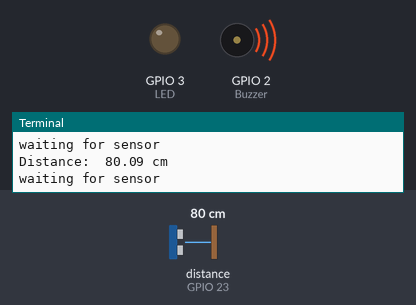
Recording of a program running on a simulated Raspberry Pi (BCM pin numbers). Parts: output pins drawn as LEDs (lit = HIGH), buzzer (waves = sounding), the last lines printed to the terminal. The test bench sets the inputs (shaded band); at power-on: distance to the obstacle (sensor on GPIO 23) 80 cm. The echo pulse lasts 58.3 µs per cm; the clock reads 2024-03-15 10:24:30 at power-on unless the program sets it; pins used as bus, display or sensor lines are not drawn.

Above: at 1.2 s.
1.3 s: distance to the obstacle (sensor on GPIO 23) set to 31 cm
At 2.1 s:
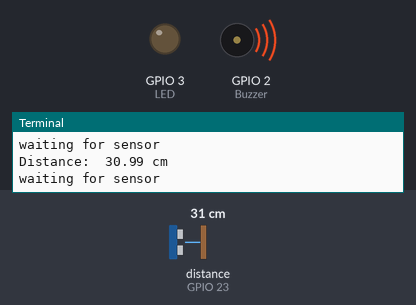
2.8 s: distance to the obstacle (sensor on GPIO 23) set to 26 cm
At 3.4 s:
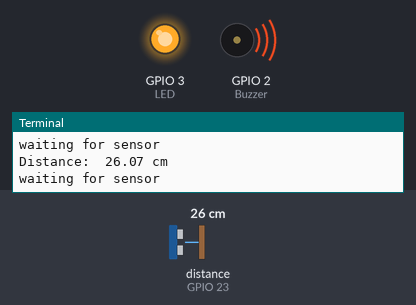
4.3 s: distance to the obstacle (sensor on GPIO 23) set to 35 cm
At 4.8 s:
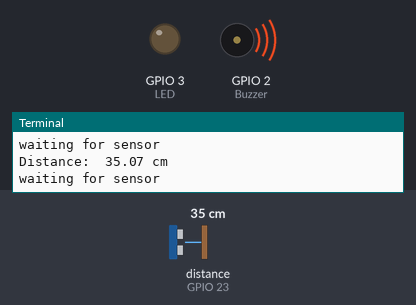
5.8 s: distance to the obstacle (sensor on GPIO 23) set to 2 cm
At 6.5 s:
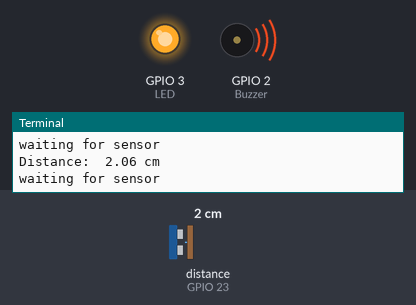
Timing chart, 0 to 8.3 s (numbered marks = the images above; inputs shaded):
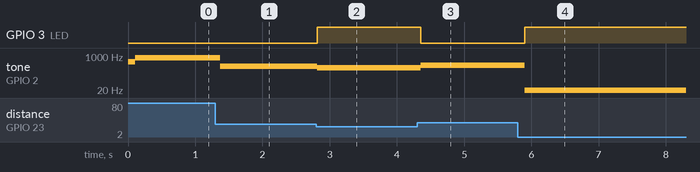

The program:

piano_boi.py
```python
import RPi.GPIO as GPIO
import time

TRIG = 24
ECHO = 23
LED = 3
Buzzer = 2
minrange = 30
freq = 525
delay = .1

def setup():
    GPIO.setmode(GPIO.BCM)
    GPIO.setwarnings(False)
    GPIO.setup(LED, GPIO.OUT)
    GPIO.setup(TRIG, GPIO.OUT)
    GPIO.setup(ECHO, GPIO.IN)
    GPIO.setup(Buzzer, GPIO.OUT)
    global Buzz
    Buzz = GPIO.PWM(Buzzer, freq)

setup()
Buzz.start(50)
try:
    while True:
        GPIO.setup(TRIG, GPIO.OUT)
        GPIO.setup(ECHO, GPIO.IN)

        GPIO.output(TRIG, False)
        print('waiting for sensor')
        time.sleep(delay)

        GPIO.output(TRIG, True)
        time.sleep(.00001)
        GPIO.output(TRIG, False)

        while GPIO.input(ECHO) == 0:
            start = time.time()
        while GPIO.input(ECHO) == 1:
            end = time.time()

        duration = end-start
        distance = duration * 17150
        distance = round(distance, 2)
        if (distance < minrange):
            GPIO.output(LED, True)
        else:
            GPIO.output(LED, False)
        Buzz.ChangeFrequency(distance * 10)
        print('Distance: ', distance, 'cm')

except KeyboardInterrupt:
    GPIO.output(LED, False)
    GPIO.output(TRIG, False)
    GPIO.output(Buzzer, False)
    GPIO.cleanup()
    print('keyboard interrupted')
```

Measured:
- the behaviour switches between 30 and 29 cm on distance to the obstacle (sensor on GPIO 23) (found by bisection; images 1 and 2)
- after the input at 1.3 s, tone on GPIO 2 (Buzzer): 800 Hz → 309 Hz after 0.07 s
- after the input at 2.8 s, GPIO 3 (LED): LOW → HIGH at once; tone on GPIO 2 (Buzzer): 309 Hz → 260 Hz at once
- after the input at 4.3 s, GPIO 3 (LED): HIGH → LOW after 0.05 s; tone on GPIO 2 (Buzzer): 260 Hz → 350 Hz after 0.05 s
- after the input at 5.8 s, GPIO 3 (LED): LOW → HIGH after 0.10 s; tone on GPIO 2 (Buzzer): 350 Hz → 20 Hz after 0.10 s
